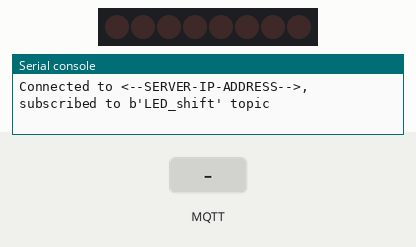
Recording of a program running on a simulated Raspberry Pi Pico running MicroPython. On the bench: 8 shift-register outputs drawn as a row of LEDs (first output left, lit = HIGH), the last lines printed to the serial console. Inputs (shaded band) come from the test bench. WiFi joins after 1.5 s; no MQTT or app messages arrive unless stated.

Above: at 2.8 s.
2.9 s: MQTT message "1" arrives on the first subscribed topic
At 4.2 s:
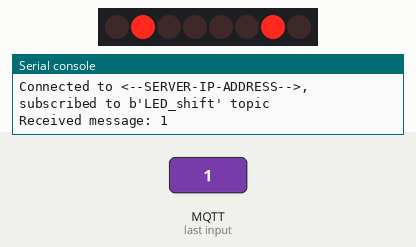
4.7 s: MQTT message "0" arrives on the first subscribed topic
At 5.5 s:
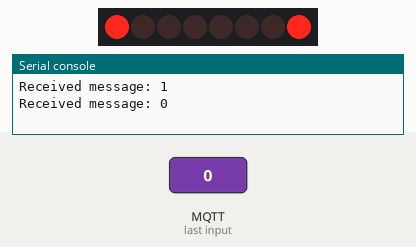
Timing chart, 0 to 7.7 s (numbered marks = the images above; inputs shaded):
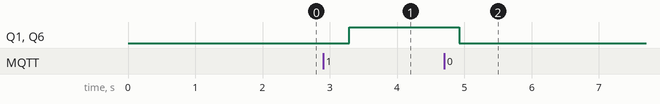

The program:

hc595n_8_led_array_mqtt.py
```python
import machine
import utime
from umqtt.simple import MQTTClient
import ujson
import network
from time import sleep
from time import sleep_ms

# Define pins
ser   = machine.Pin(20, machine.Pin.OUT)
rclk  = machine.Pin(18, machine.Pin.OUT)
srclk = machine.Pin(16, machine.Pin.OUT)

# Define LED patterns in an array
led_patterns = [0b10000001, 0b01000010, 0b00100100, 0b00011000,
                0b00011000, 0b00100100, 0b01000010, 0b10000001, 0b00000000]

# Wi-Fi credentials
SSID        = '<--WIFI-NETWORK-NAME-->'
PASSWORD    = '<--WIFI-PASSWORD-->'

wlan = network.WLAN(network.STA_IF)
wlan.active(True)
wlan.connect(SSID,PASSWORD)

while not wlan.isconnected():
    pass

print('Connected to Wi-Fi')
print(wlan.ifconfig())

# MQTT parameters
SERVER      = '<--SERVER-IP-ADDRESS-->'  # Replace with your MQTT broker IP
CLIENT_ID   = b'pico'
TOPIC       = b'LED_shift'
USER        = b'<--MQTT_USER-->'    # Replace with your MQTT username
PASSWORD    = b'<--MQTT_PASSWORD-->'# Replace with your MQTT password

# Function to shift data into 74HC595
def hc595_shift(dat):
    rclk.low()
    sleep_ms(5)
    for bit in range(7, -1, -1):
        srclk.low()
        sleep_ms(5)
        value = 1 & (dat >> bit)
        ser.value(value)
        sleep_ms(5)
        srclk.high()
        sleep_ms(5)
    sleep_ms(5)
    rclk.high()
    sleep_ms(5)

def mqtt_connect():
   client = MQTTClient(CLIENT_ID, SERVER, user=USER, password=PASSWORD, keepalive=3600)
   client.connect()
   print('Connected to %s MQTT Broker'%(SERVER))
   return client

def reconnect():
   print('Failed to connect to the MQTT Broker. Reconnecting...')
   sleep(5)
   machine.reset()

def on_message(topic, msg):
    print("Received message:", msg.decode())
    hc595_shift(led_patterns[int(msg.decode())])

def main(server, topic, username, passw):
    client = MQTTClient(CLIENT_ID, server, user=username, password=passw, keepalive=3600)
    client.set_callback(on_message)
    client.connect()
    client.subscribe(topic)
    print("Connected to %s, subscribed to %s topic" % (server, topic))

    try:
        while True:
            client.check_msg()
            sleep(0.5)

    finally:
        client.disconnect()

main(SERVER, TOPIC, USER, PASSWORD)
```

Measured:
- after the input at 2.9 s, Q1, Q6: LOW → HIGH after 0.39 s
- after the input at 4.7 s, Q1, Q6: HIGH → LOW after 0.22 s
